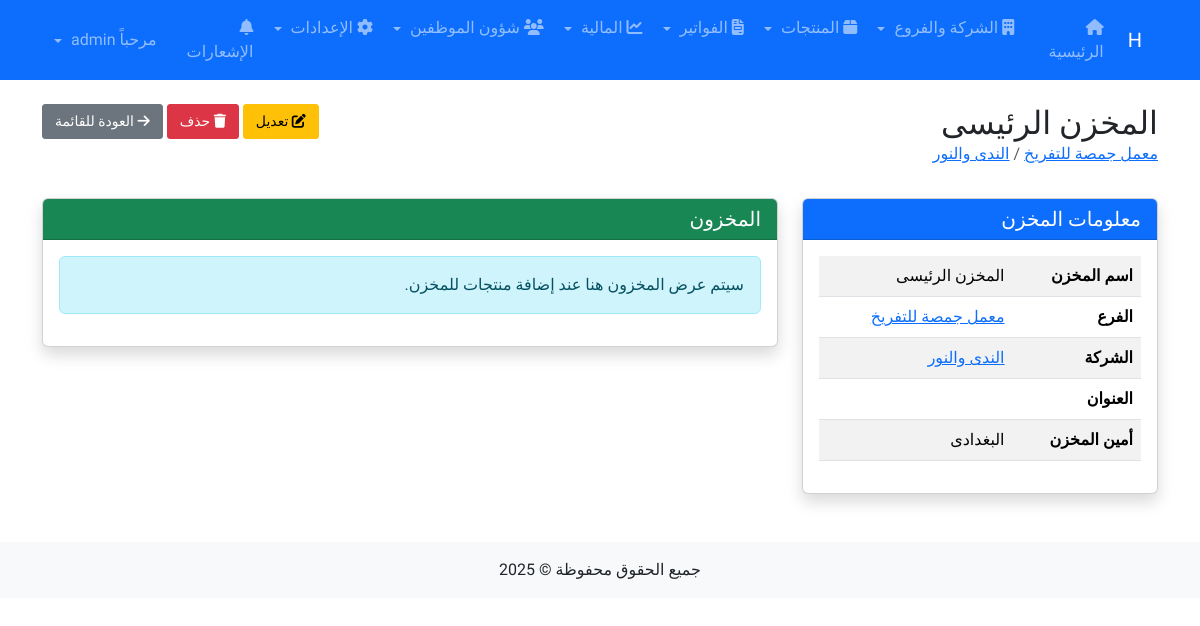
Page /stores/1/ (signed in) on the committed database.
### core/models.py (models this page shows, shortened)
class Store(models.Model):
    branch = models.ForeignKey(Branch, on_delete=models.CASCADE, related_name='stores', verbose_name=_("الفرع"))
    name = models.CharField(_("اسم المخزن"), max_length=255)
    address = models.TextField(_("العنوان"), blank=True, null=True)
    keeper = models.CharField(_("أمين المخزن"), max_length=255, blank=True, null=True)
    notes = models.TextField(_("ملاحظات"), blank=True, null=True)
    class Meta:
        verbose_name = _("مخزن")
        verbose_name_plural = _("المخازن")

class Branch(models.Model):
    company = models.ForeignKey(Company, on_delete=models.CASCADE, related_name='branches', verbose_name=_("الشركة"))
    name = models.CharField(_("اسم الفرع"), max_length=255)
    address = models.TextField(_("العنوان"), blank=True, null=True)
    phone = models.CharField(_("رقم الهاتف"), max_length=20, blank=True, null=True)
    manager = models.CharField(_("المدير"), max_length=255, blank=True, null=True)
    class Meta:
        verbose_name = _("فرع")
        verbose_name_plural = _("الفروع")

class Company(models.Model):
    name = models.CharField(_("اسم الشركة"), max_length=255)
    address = models.TextField(_("العنوان"), blank=True, null=True)
    phone = models.CharField(_("رقم الهاتف"), max_length=20, blank=True, null=True)
    email = models.EmailField(_("البريد الإلكتروني"), blank=True, null=True)
    tax_number = models.CharField(_("الرقم الضريبي"), max_length=50, blank=True, null=True)
    logo = models.ImageField(_("الشعار"), upload_to='company_logos/', blank=True, null=True)
    class Meta:
        verbose_name = _("شركة")
        verbose_name_plural = _("الشركات")

### core/views.py (the view)
# urls.py: path('stores/<int:pk>/', views.store_detail, name='store_detail'),
@login_required
def store_detail(request, pk):
    store = get_object_or_404(Store, pk=pk)
    return render(request, 'core/store/detail.html', {'store': store})

### users/context_processors.py (called while the page is built)
def notifications(request):
    context_data = {
        'unread_notifications_count': 0
    }
    if request.user.is_authenticated:
        context_data['unread_notifications_count'] = get_unread_notifications_count(request.user)
    return context_data

### users/utils.py (called while the page is built)
def get_unread_notifications_count(user):
    return UserNotification.objects.filter(recipient=user, is_read=False).count()

### templates/core/store/detail.html (shortened to what this page needs)
{% extends 'base.html' %}
{% block content %}
<div class="row mb-3">
    <div class="col-md-8">
        <h2 class="mb-0">{{ store.name }}</h2>
        <p class="text-muted">
            <a href="{% url 'branch_detail' store.branch.pk %}">{{ store.branch.name }}</a> /
            <a href="{% url 'company_detail' store.branch.company.pk %}">{{ store.branch.company.name }}</a>
        </p>
    </div>
    <div class="col-md-4 text-end">
        <a href="{% url 'store_edit' store.pk %}" class="btn btn-warning">
            <i class="fas fa-edit"></i> تعديل
        </a>
        <a href="{% url 'store_delete' store.pk %}" class="btn btn-danger">
            <i class="fas fa-trash"></i> حذف
        </a>
        <a href="{% url 'store_list' %}" class="btn btn-secondary">
            <i class="fas fa-arrow-right"></i> العودة للقائمة
        </a>
    </div>
</div>
<div class="row">
    <div class="col-md-4">
        <div class="card shadow mb-4">
            <div class="card-header bg-primary text-white">
                <h5 class="card-title mb-0">معلومات المخزن</h5>
            </div>
            <div class="card-body">
                <table class="table table-striped">
                    <tbody>
                        <tr>
                            <th>اسم المخزن</th>
                            <td>{{ store.name }}</td>
                        </tr>
                        <tr>
                            <th>الفرع</th>
                            <td>
                                <a href="{% url 'branch_detail' store.branch.pk %}">
                                    {{ store.branch.name }}
                                </a>
                            </td>
                        </tr>
                        <tr>
                            <th>الشركة</th>
                            <td>
                                <a href="{% url 'company_detail' store.branch.company.pk %}">
                                    {{ store.branch.company.name }}
                                </a>
                            </td>
                        </tr>
                        <tr>
                            <th>العنوان</th>
                            <td>{{ store.address }}</td>
                        </tr>
                        <tr>
                            <th>أمين المخزن</th>
                            <td>{{ store.keeper|default:"-" }}</td>
                        </tr>
                    </tbody>
                </table>
            </div>
        </div>
    </div>
    <div class="col-md-8">
        <div class="card shadow">
            <div class="card-header bg-success text-white">
                <h5 class="card-title mb-0">المخزون</h5>
            </div>
            <div class="card-body">
                <div class="alert alert-info">
                    سيتم عرض المخزون هنا عند إضافة منتجات للمخزن.
                </div>
            </div>
        </div>
    </div>
</div>
{% endblock %}

### templates/base.html (style rules this page uses)
body { font-family: 'Tajawal', sans-serif; }
.card { transition: transform 0.3s; }
.btn { padding: 0.375rem 0.75rem; font-size: 0.875rem; border-radius: 3px; box-shadow: none; transition: all 0.2s; }

### rows in the picture
Store: name "المخزن الرئيسى", branch.name "معمل جمصة للتفريخ", branch.company.name "الندى والنور", keeper "البغدادى"
